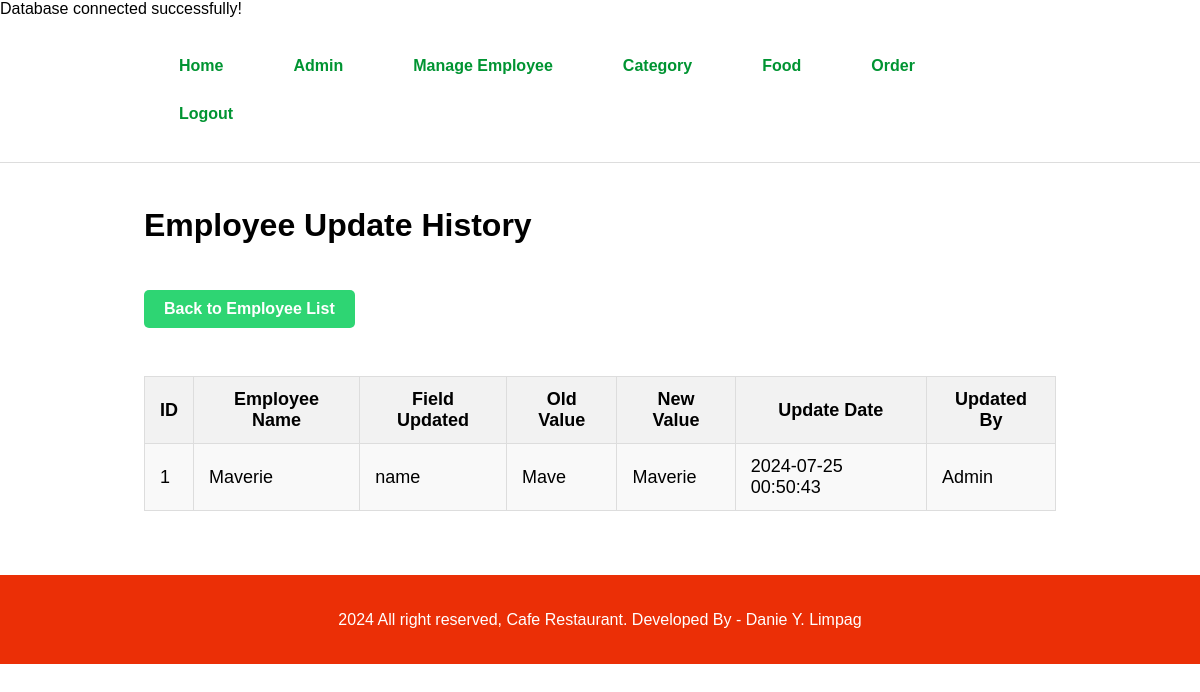
Screenshot of /food-order/admin/history-employee.php (signed in) with the database file from the repository.
### tables this page shows
CREATE TABLE `tbl_history_employees` (
  `id` int(11) NOT NULL,
  `employee_id` int(11) NOT NULL,
  `field_updated` varchar(255) NOT NULL,
  `old_value` text NOT NULL,
  `new_value` text NOT NULL,
  `update_date` datetime NOT NULL,
  `updated_by` varchar(255) NOT NULL
);

CREATE TABLE `tbl_employee` (
  `id` int(11) NOT NULL,
  `name` varchar(100) NOT NULL,
  `username` varchar(100) NOT NULL,
  `password` varchar(255) NOT NULL
);

### food-order/admin/history-employee.php (the view, shortened to what this page needs)
<?php
include('partials/menu.php');
$sql = "SELECT h.*, e.name AS employee_name FROM tbl_history_employees h
        JOIN tbl_employee e ON h.employee_id = e.id
        ORDER BY h.update_date DESC";
$result = mysqli_query($conn, $sql);
?>
<div class="main-content">
    <div class="wrapper">
        <h1>Employee Update History</h1>
        <br><br>
        <a class="btn-secondary" href="manage-employee.php">Back to Employee List</a>
        <br><br>
        <table class="tbl-full">
            <tr>
                <th>ID</th>
                <th>Employee Name</th>
                <th>Field Updated</th>
                <th>Old Value</th>
                <th>New Value</th>
                <th>Update Date</th>
                <th>Updated By</th>
            </tr>
            <?php
            if (mysqli_num_rows($result) > 0) {
                while($row = mysqli_fetch_assoc($result)) {
                    echo "<tr>";
                    echo "<td>" . $row["id"] . "</td>";
                    echo "<td>" . $row["employee_name"] . "</td>";
                    echo "<td>" . $row["field_updated"] . "</td>";
                    echo "<td>" . $row["old_value"] . "</td>";
                    echo "<td>" . $row["new_value"] . "</td>";
                    echo "<td>" . $row["update_date"] . "</td>";
                    echo "<td>" . $row["updated_by"] . "</td>";
                    echo "</tr>";
                }
            } else {
                echo "<tr><td colspan='7'>No history found</td></tr>";
            }
            ?>
        </table>
    </div>
</div>
<?php include('partials/footer.php'); ?>

### food-order/css/admin.css (style rules this page uses)
* { margin: 0; padding: 0; font-family: Arial, Helvetica, sans-serif; box-sizing: border-box; }
.wrapper { padding: 2%; width: 80%; margin: 0 auto; }
.tbl-full { width: 100%; border-collapse: collapse; margin: 20px 0; font-size: 18px; text-align: left; }
.tbl-full th, .tbl-full td { padding: 12px 15px; border: 1px solid #ddd; }
.tbl-full th { background-color: #f2f2f2; font-weight: bold; text-align: center; }
.tbl-full tr:nth-of-type(even) { background-color: #f9f9f9; }
.btn-primary, .btn-secondary, .btn-danger { padding: 10px 20px; color: white; text-decoration: none; font-weight: bold; display: inline-block; margin: 10px 0; border-radius: 5px; transition: background-color 0.3s ease; text-align: center; }
.btn-secondary { background-color: #2ed573; }

### rows the page displays
tbl_history_employees: id "1", employee.name "Maverie", field_updated "name", old_value "Mave", new_value "Maverie", update_date "2024-07-25 00:50:43", updated_by "Admin"
